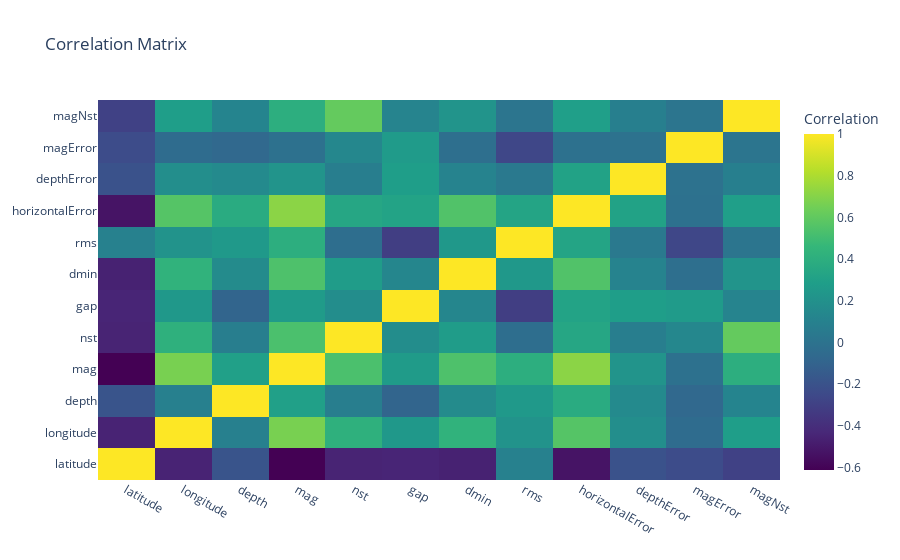

The code cell stored with this chart in its notebook:
### Markdown cell above
i have the following numneric columns in the dataset: depth, mag, nst, dmin, rms, horizontalError, depthError, magError, magNst

### Code cell
import plotly.graph_objects as go
# Calculate the correlation matrix
correlation_matrix = df.corr()

# Plotting the correlation matrix as a heatmap
fig = go.Figure(data=go.Heatmap(z=correlation_matrix.values,
                                x=correlation_matrix.columns,
                                y=correlation_matrix.columns,
                                colorscale='Viridis',
                                colorbar=dict(title='Correlation')))

# Show the plot
fig.update_layout(title='Correlation Matrix')
fig.show()

### Figure 1 — Plotly figure (JSON) as saved in the notebook; plotly's stock layout.template omitted (floating-point values rounded to 4 significant figures; data arrays with more than 128 entries replaced by an {"elided": "..."} marker saying what was removed)
{"data": [{"colorbar": {"title": {"text": "Correlation"}}, "colorscale": [[0, "#440154"], [0.1111, "#482878"], [0.2222, "#3e4989"], [0.3333, "#31688e"], [0.4444, "#26828e"], [0.5556, "#1f9e89"], [0.6667, "#35b779"], [0.7778, "#6ece58"], [0.8889, "#b5de2b"], [1, "#fde725"]], "type": "heatmap", "x": ["latitude", "longitude", "depth", "mag", "nst", "gap", "dmin", "rms", "horizontalError", "depthError", "magError", "magNst"], "y": ["latitude", "longitude", "depth", "mag", "nst", "gap", "dmin", "rms", "horizontalError", "depthError", "magError", "magNst"], "z": {"elided": "12x12 float values"}}], "layout": {"title": {"text": "Correlation Matrix"}}}
